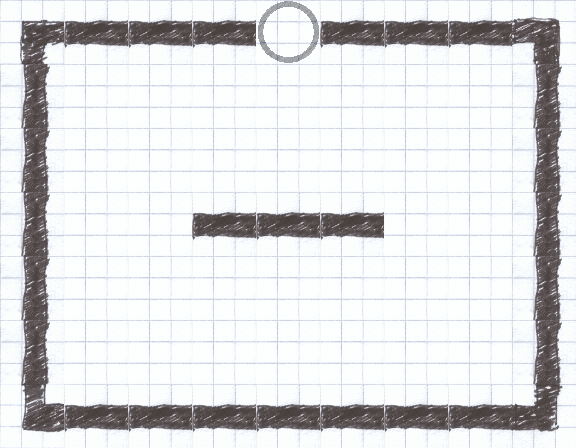

Tiled map render using the project's own tile images. Description and the whole map definition, tile-layer contents included, below:
An orthogonal 9x7 tile map with 64x64 px tiles, 3 tile layers (piso, paredes, portal), 3 tilesets and 1 object (spawn).

<map version="1.0" orientation="orthogonal" width="9" height="7" tilewidth="64" tileheight="64">
 <properties>
  <property name="optimo" value="9" />
 </properties>
 <tileset firstgid="1" name="piso" tilewidth="64" tileheight="64">
  <image source="piso.png" width="64" height="64" />
 </tileset>
 <tileset firstgid="2" name="pared" tilewidth="64" tileheight="64">
  <image source="pared.png" width="512" height="512" />
  <tile id="0">
   <properties>
    <property name="colisionable" value="true" />
   </properties>
  </tile>
 </tileset>
 <tileset firstgid="66" name="portal" tilewidth="64" tileheight="64">
  <image source="portal.png" width="64" height="64" />
 </tileset>
 <layer name="piso" width="9" height="7">
  <data>
   <tile gid="0" />
   <tile gid="0" />
   <tile gid="0" />
   <tile gid="0" />
   <tile gid="1" />
   <tile gid="0" />
   <tile gid="0" />
   <tile gid="0" />
   <tile gid="0" />
   <tile gid="0" />
   <tile gid="1" />
   <tile gid="1" />
   <tile gid="1" />
   <tile gid="1" />
   <tile gid="1" />
   <tile gid="1" />
   <tile gid="1" />
   <tile gid="0" />
   <tile gid="0" />
   <tile gid="1" />
   <tile gid="1" />
   <tile gid="1" />
   <tile gid="1" />
   <tile gid="1" />
   <tile gid="1" />
   <tile gid="1" />
   <tile gid="0" />
   <tile gid="0" />
   <tile gid="1" />
   <tile gid="1" />
   <tile gid="1" />
   <tile gid="1" />
   <tile gid="1" />
   <tile gid="1" />
   <tile gid="1" />
   <tile gid="0" />
   <tile gid="0" />
   <tile gid="1" />
   <tile gid="1" />
   <tile gid="1" />
   <tile gid="1" />
   <tile gid="1" />
   <tile gid="1" />
   <tile gid="1" />
   <tile gid="0" />
   <tile gid="0" />
   <tile gid="1" />
   <tile gid="1" />
   <tile gid="1" />
   <tile gid="1" />
   <tile gid="1" />
   <tile gid="1" />
   <tile gid="1" />
   <tile gid="0" />
   <tile gid="0" />
   <tile gid="0" />
   <tile gid="0" />
   <tile gid="0" />
   <tile gid="0" />
   <tile gid="0" />
   <tile gid="0" />
   <tile gid="0" />
   <tile gid="0" />
  </data>
 </layer>
 <layer name="paredes" width="9" height="7">
  <data>
   <tile gid="10" />
   <tile gid="12" />
   <tile gid="12" />
   <tile gid="12" />
   <tile gid="0" />
   <tile gid="12" />
   <tile gid="12" />
   <tile gid="12" />
   <tile gid="18" />
   <tile gid="4" />
   <tile gid="0" />
   <tile gid="0" />
   <tile gid="0" />
   <tile gid="0" />
   <tile gid="0" />
   <tile gid="0" />
   <tile gid="0" />
   <tile gid="4" />
   <tile gid="4" />
   <tile gid="0" />
   <tile gid="0" />
   <tile gid="0" />
   <tile gid="0" />
   <tile gid="0" />
   <tile gid="0" />
   <tile gid="0" />
   <tile gid="4" />
   <tile gid="4" />
   <tile gid="0" />
   <tile gid="0" />
   <tile gid="12" />
   <tile gid="12" />
   <tile gid="12" />
   <tile gid="0" />
   <tile gid="0" />
   <tile gid="4" />
   <tile gid="4" />
   <tile gid="0" />
   <tile gid="0" />
   <tile gid="0" />
   <tile gid="0" />
   <tile gid="0" />
   <tile gid="0" />
   <tile gid="0" />
   <tile gid="4" />
   <tile gid="4" />
   <tile gid="0" />
   <tile gid="0" />
   <tile gid="0" />
   <tile gid="0" />
   <tile gid="0" />
   <tile gid="0" />
   <tile gid="0" />
   <tile gid="4" />
   <tile gid="2" />
   <tile gid="12" />
   <tile gid="12" />
   <tile gid="12" />
   <tile gid="12" />
   <tile gid="12" />
   <tile gid="12" />
   <tile gid="12" />
   <tile gid="26" />
  </data>
 </layer>
 <layer name="portal" width="9" height="7">
  <data>
   <tile gid="0" />
   <tile gid="0" />
   <tile gid="0" />
   <tile gid="0" />
   <tile gid="66" />
   <tile gid="0" />
   <tile gid="0" />
   <tile gid="0" />
   <tile gid="0" />
   <tile gid="0" />
   <tile gid="0" />
   <tile gid="0" />
   <tile gid="0" />
   <tile gid="0" />
   <tile gid="0" />
   <tile gid="0" />
   <tile gid="0" />
   <tile gid="0" />
   <tile gid="0" />
   <tile gid="0" />
   <tile gid="0" />
   <tile gid="0" />
   <tile gid="0" />
   <tile gid="0" />
   <tile gid="0" />
   <tile gid="0" />
   <tile gid="0" />
   <tile gid="0" />
   <tile gid="0" />
   <tile gid="0" />
   <tile gid="0" />
   <tile gid="0" />
   <tile gid="0" />
   <tile gid="0" />
   <tile gid="0" />
   <tile gid="0" />
   <tile gid="0" />
   <tile gid="0" />
   <tile gid="0" />
   <tile gid="0" />
   <tile gid="0" />
   <tile gid="0" />
   <tile gid="0" />
   <tile gid="0" />
   <tile gid="0" />
   <tile gid="0" />
   <tile gid="0" />
   <tile gid="0" />
   <tile gid="0" />
   <tile gid="0" />
   <tile gid="0" />
   <tile gid="0" />
   <tile gid="0" />
   <tile gid="0" />
   <tile gid="0" />
   <tile gid="0" />
   <tile gid="0" />
   <tile gid="0" />
   <tile gid="0" />
   <tile gid="0" />
   <tile gid="0" />
   <tile gid="0" />
   <tile gid="0" />
  </data>
 </layer>
 <objectgroup name="personaje" width="9" height="7">
  <object name="spawn" x="288" y="320" width="32" height="32" />
 </objectgroup>
</map>
